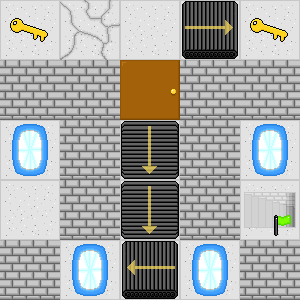

This is a level from a 2D game, rendered from its Tiled map with the project's own tilesets. A one-line summary and the complete map file follow:
An orthogonal 5x5 tile map with 60x60 px tiles, 3 tile layers (Hidden Traps, Floor, Objects).

<map version="1.2" tiledversion="1.2.2" orientation="orthogonal" renderorder="right-down" width="5" height="5" tilewidth="60" tileheight="60" infinite="0" nextlayerid="4" nextobjectid="1">
 <tileset firstgid="1" source="../data/objects.tsx" />
 <layer id="3" name="Hidden Traps" width="5" height="5">
  <data encoding="csv">
0,0,0,0,0,
0,0,0,0,0,
0,0,0,0,0,
12,0,0,0,0,
0,0,0,0,0
</data>
 </layer>
 <layer id="1" name="Floor" width="5" height="5">
  <data encoding="csv">
2,13,2,2,2,
2,2,2,2,2,
2,2,2,2,2,
2,2,2,2,2,
2,2,2,2,2
</data>
 </layer>
 <layer id="2" name="Objects" width="5" height="5">
  <data encoding="csv">
3,0,0,8,3,
5,5,1,5,5,
4,5,11,5,4,
0,5,11,5,7,
5,4,10,4,5
</data>
 </layer>
</map>
